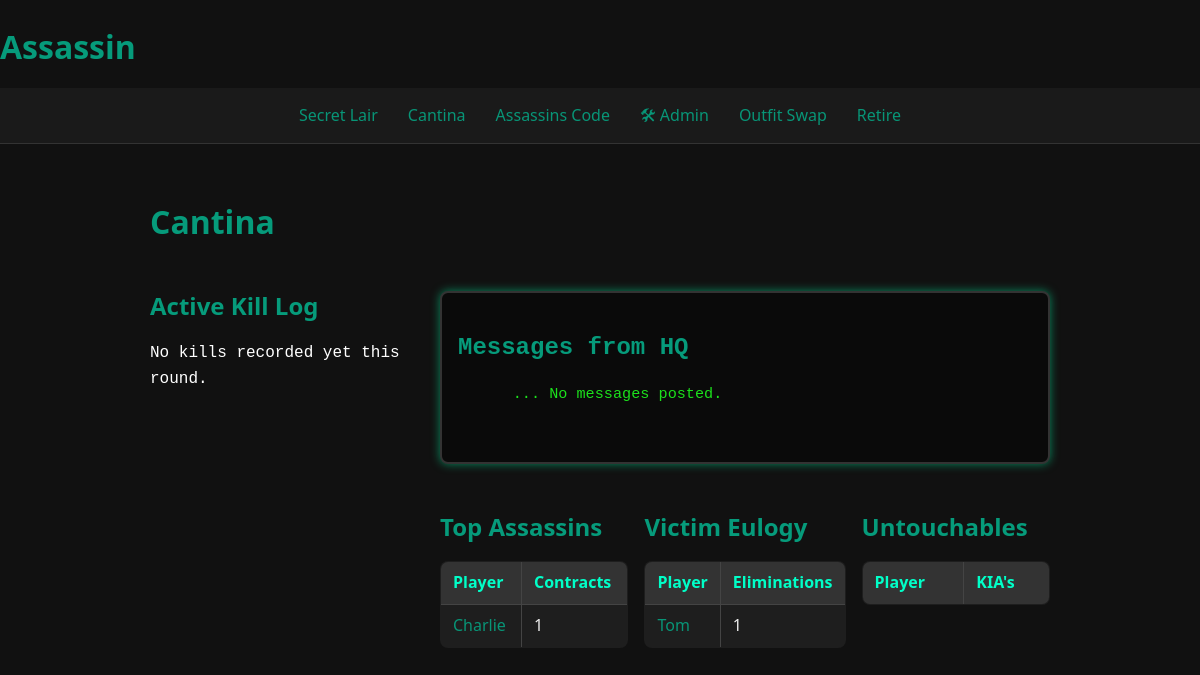
/leaderboard (signed in), run on the app's committed database.
### models.py (models this page shows)
class Player(UserMixin, db.Model):
    id = db.Column(db.Integer, primary_key=True)
    username = db.Column(db.String(80), unique=True, nullable=False)
    email = db.Column(db.String(120), unique=True, nullable=False)
    password = db.Column(db.String(200), nullable=False)
    profile_pic = db.Column(db.String(200), nullable=True)
    status = db.Column(db.String(20), default="active")
    is_admin = db.Column(db.Boolean, default=False)
    can_be_targeted_multiple_times = db.Column(db.Boolean, default=False)
    max_times_targeted = db.Column(db.Integer, default=1)
    can_have_multiple_contracts = db.Column(db.Boolean, default=False)
    max_contracts_per_round = db.Column(db.Integer, default=1)
    untouchable_count = db.Column(db.Integer, default=0)
    times_kia = db.Column(db.Integer, default=0)
    actual_name = db.Column(db.String(120), nullable=True)

### routes.py (the view, shortened to what this page needs)
@routes_bp.route("/leaderboard")
@login_required
def leaderboard():
    from models import Contract, Player, Round, Settings, MessageBoard
    from sqlalchemy import or_
    current_round = Round.query.filter_by(is_active=True).first()
    round_end_time = current_round.end_time if current_round else None
    message = MessageBoard.query.order_by(MessageBoard.id.desc()).first()
    untouchables = (
    db.session.query(Player.username, Player.untouchable_count)
    .filter(Player.untouchable_count > 0)
    .order_by(Player.untouchable_count.desc())
    .limit(5)
    .all()
)
    live_leaderboard_query = (
        db.session.query(Player.username, db.func.count(Contract.id))
        .join(Contract, Player.id == Contract.assassin_id)
        .filter(Contract.status == "complete")
    )
    if current_round:
        live_leaderboard_query = live_leaderboard_query.filter(Contract.round == current_round.id)
    else:
        live_leaderboard_query = live_leaderboard_query.filter(False)
    live_leaderboard = (
        live_leaderboard_query
        .group_by(Player.username)
        .order_by(db.func.count(Contract.id).desc())
        .all()
    )
    most_completions = (
        db.session.query(Player.username, db.func.count(Contract.id).label("total"))
        .join(Contract, Player.id == Contract.assassin_id)
        .filter(Contract.status == "complete")
        .group_by(Player.username)
        .order_by(db.desc("total"))
        .limit(5)
        .all()
    )
    most_eliminated = (
        db.session.query(Player.username, db.func.count(Contract.id).label("elims"))
        .join(Contract, Player.id == Contract.target_id)
        .filter(Contract.status == "complete")
        .group_by(Player.username)
        .order_by(db.desc("elims"))
        .limit(5)
        .all()
    )
    live_killfeed = []
    return render_template(
        "leaderboard.html",
        current_round=current_round,
        live_leaderboard=live_leaderboard,
        overall_leaderboard=most_completions,
        most_eliminated=most_eliminated,
        message=message,
        live_killfeed=live_killfeed,  # ✅ Pass to template
        untouchables=untouchables,  # ✅ new
        round_end_time=round_end_time
    )

### auth.py (called while the page is built)
@login_manager.user_loader
def load_user(user_id):
    return Player.query.get(int(user_id))

### templates/leaderboard.html (shortened to what this page needs)
{% extends "base.html" %}
{% block content %}
<h1>Cantina</h1>
<div class="leaderboard-layout">
  <div class="leader-left">
        <h2>Active Kill Log</h2>
        <ul class="killfeed-list">
            {% if live_killfeed %}
             {% for contract in live_killfeed %}
                <li class="{{ contract.status|lower }}">
                 {% if contract.status == "complete" %}
                  <a href="{{ url_for('routes.player_profile', username=contract.assassin.username) }}"><strong>{{ contract.assassin.username }}</strong></a> assassinated <a href="{{ url_for('routes.player_profile', username=contract.target.username) }}"><strong>{{ contract.target.username }}</strong></a>
                 {% elif contract.status == "KIA" %}
                  <a href="{{ url_for('routes.player_profile', username=contract.target.username) }}"><strong>{{ contract.target.username }}</strong></a> terminated <a href="{{ url_for('routes.player_profile', username=contract.assassin.username) }}"><strong>{{ contract.assassin.username }}</strong></a>
                 {% endif %}
                </li>
            {% endfor %}
        {% else %}
            <li>No kills recorded yet this round.</li>
         {% endif %}
        </ul>
  </div>
  <div class="leader-right">
    <div class="msg-box">
      <h2>Messages from HQ</h2>
      <pre class="terminal-text">
      ... {{ message.content if message else "No messages posted." }}
      </pre>
    </div>
    <div class="leader-grid">
      <div>
        <h2>Top Assassins</h2>
        <table>
          <tr><th>Player</th><th>Contracts</th></tr>
          {% for username, total in overall_leaderboard %}
          <tr>
            <td><a href="{{ url_for('routes.player_profile', username=username) }}">{{ username }}</a></td>
            <td>{{ total }}</td>
          </tr>
          {% endfor %}
        </table>
      </div>
      <div>
        <h2>Victim Eulogy</h2>
        <table>
          <tr><th>Player</th><th>Eliminations</th></tr>
          {% for username, elims in most_eliminated %}
          <tr>
            <td><a href="{{ url_for('routes.player_profile', username=username) }}">{{ username }}</a></td>
            <td>{{ elims }}</td>
          </tr>
          {% endfor %}
        </table>
      </div>
      <div>
        <h2>Untouchables</h2>
        <table>
         <tr><th>Player</th><th>KIA's</th></tr>
        </table>
      </div>
    </div>
  </div>
</div>
{% endblock %}

### static/styles.css (style rules this page uses)
body { background-color: #111; color: #f9f3f3; font-family: 'Segoe UI', Tahoma, Geneva, Verdana, sans-serif; margin: 0; padding: 0; line-height: 1.6; }
a { color: #089577; text-decoration: none; transition: color 0.3s ease; }
h1, h2, h3 { color: #069b7b; margin-bottom: 15px; }
table { width: 100%; border-collapse: collapse; margin-bottom: 30px; background-color: #1a1a1a; border: 1px solid #333; border-radius: 8px; overflow: hidden; }
th, td { padding: 10px 15px; text-align: left; border-bottom: 1px solid #333; }
th { background-color: #222; color: #00ffc8; }
.terminal-text { color: rgb(28, 225, 28); font-family: "Courier New", Courier, monospace; font-size: 0.95rem; white-space: pre-wrap; }
.leaderboard-layout { display: flex; gap: 20px; margin-top: 20px; }
.leader-left, .leader-right { flex: 1; }
.leader-left { max-width: 30%; }
.leader-right { max-width: 70%; }
.leader-grid { display: grid; grid-template-columns: repeat(3,1fr); gap: 1rem; margin-top: 20px; }
table { width: 100%; border-collapse: collapse; background-color: #1e1e1e; color: #eee; }
th, td { padding: 8px 12px; border: 1px solid #444; }
th { background-color: #333; }
.killfeed-list { list-style-type: none; padding-left: 0; margin: 1em 0; font-family: "Courier New", Courier, monospace; color: #f3f6f3; }
.killfeed-list li { margin-bottom: 0.5em; color: #ffffff; }
.msg-box { border: 2px solid #333333; padding: 1rem; margin: 1.5rem 0; background-color: #0a0a0a; border-radius: 8px; box-shadow: 0 0 10px rgba(4, 211, 142, 0.607); color: #0f0; font-family: "Courier New", Courier, monospace; }

### data on the page
Player: username "Charlie", total "1"
Player: username "Tom", elims "1"

### other printed values
{{ message.content if message else "No messages posted." }} "No messages posted."
